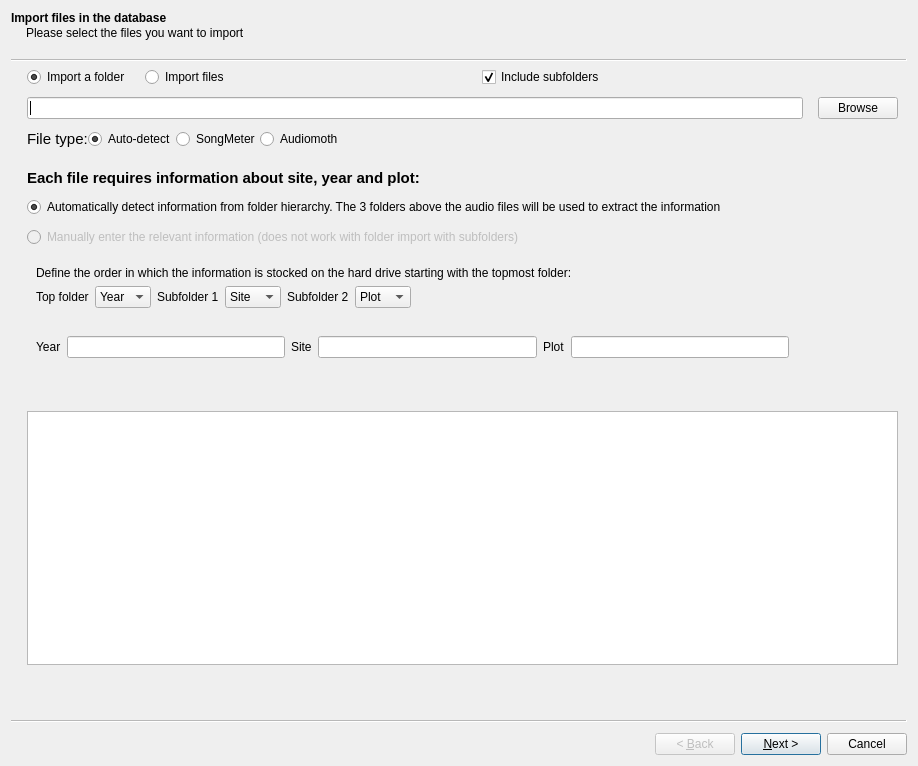
<?xml version="1.0" encoding="UTF-8"?>
<ui version="4.0">
 <class>FileImport</class>
 <widget class="QWizard" name="FileImport">
  <property name="geometry">
   <rect>
    <x>0</x>
    <y>0</y>
    <width>918</width>
    <height>766</height>
   </rect>
  </property>
  <property name="windowTitle">
   <string>Wizard</string>
  </property>
  <widget class="QWizardPage" name="wizardPage1">
   <property name="title">
    <string>Import files in the database</string>
   </property>
   <property name="subTitle">
    <string>Please select the files you want to import</string>
   </property>
   <widget class="QWidget" name="layoutWidget">
    <property name="geometry">
     <rect>
      <x>0</x>
      <y>0</y>
      <width>891</width>
      <height>598</height>
     </rect>
    </property>
    <layout class="QGridLayout" name="gridLayout">
     <property name="leftMargin">
      <number>10</number>
     </property>
     <property name="rightMargin">
      <number>10</number>
     </property>
     <property name="horizontalSpacing">
      <number>15</number>
     </property>
     <property name="verticalSpacing">
      <number>10</number>
     </property>
     <item row="9" column="0" colspan="4">
      <spacer name="verticalSpacer">
       <property name="orientation">
        <enum>Qt::Vertical</enum>
       </property>
       <property name="sizeType">
        <enum>QSizePolicy::Fixed</enum>
       </property>
       <property name="sizeHint" stdset="0">
        <size>
         <width>20</width>
         <height>10</height>
        </size>
       </property>
      </spacer>
     </item>
     <item row="1" column="0" colspan="3">
      <widget class="QLineEdit" name="input_src_path">
       <property name="sizePolicy">
        <sizepolicy hsizetype="MinimumExpanding" vsizetype="Fixed">
         <horstretch>0</horstretch>
         <verstretch>0</verstretch>
        </sizepolicy>
       </property>
       <property name="maximumSize">
        <size>
         <width>16777215</width>
         <height>16777215</height>
        </size>
       </property>
      </widget>
     </item>
     <item row="0" column="0">
      <widget class="QRadioButton" name="radio_folder">
       <property name="sizePolicy">
        <sizepolicy hsizetype="Maximum" vsizetype="Fixed">
         <horstretch>0</horstretch>
         <verstretch>0</verstretch>
        </sizepolicy>
       </property>
       <property name="text">
        <string>Import a folder</string>
       </property>
       <property name="checked">
        <bool>true</bool>
       </property>
       <attribute name="buttonGroup">
        <string notr="true">radio_is_folder</string>
       </attribute>
      </widget>
     </item>
     <item row="11" column="0" colspan="4">
      <widget class="QTextEdit" name="log_console"/>
     </item>
     <item row="0" column="1">
      <widget class="QRadioButton" name="radio_file">
       <property name="sizePolicy">
        <sizepolicy hsizetype="Preferred" vsizetype="Fixed">
         <horstretch>0</horstretch>
         <verstretch>0</verstretch>
        </sizepolicy>
       </property>
       <property name="minimumSize">
        <size>
         <width>0</width>
         <height>0</height>
        </size>
       </property>
       <property name="text">
        <string>Import files</string>
       </property>
       <property name="checked">
        <bool>false</bool>
       </property>
       <attribute name="buttonGroup">
        <string notr="true">radio_is_folder</string>
       </attribute>
      </widget>
     </item>
     <item row="1" column="3">
      <widget class="QPushButton" name="btn_browse_src">
       <property name="sizePolicy">
        <sizepolicy hsizetype="Maximum" vsizetype="Fixed">
         <horstretch>0</horstretch>
         <verstretch>0</verstretch>
        </sizepolicy>
       </property>
       <property name="text">
        <string>Browse</string>
       </property>
      </widget>
     </item>
     <item row="0" column="2">
      <widget class="QCheckBox" name="checkbox_subfolders">
       <property name="sizePolicy">
        <sizepolicy hsizetype="Minimum" vsizetype="Fixed">
         <horstretch>0</horstretch>
         <verstretch>0</verstretch>
        </sizepolicy>
       </property>
       <property name="text">
        <string>Include subfolders</string>
       </property>
       <property name="checked">
        <bool>true</bool>
       </property>
      </widget>
     </item>
     <item row="8" column="0" colspan="4">
      <widget class="QWidget" name="site_manual" native="true">
       <layout class="QHBoxLayout" name="horizontalLayout">
        <item>
         <widget class="QLabel" name="label_8">
          <property name="sizePolicy">
           <sizepolicy hsizetype="Maximum" vsizetype="Preferred">
            <horstretch>0</horstretch>
            <verstretch>0</verstretch>
           </sizepolicy>
          </property>
          <property name="text">
           <string>Year</string>
          </property>
         </widget>
        </item>
        <item>
         <widget class="QLineEdit" name="input_year">
          <property name="sizePolicy">
           <sizepolicy hsizetype="Preferred" vsizetype="Fixed">
            <horstretch>0</horstretch>
            <verstretch>0</verstretch>
           </sizepolicy>
          </property>
         </widget>
        </item>
        <item>
         <widget class="QLabel" name="label">
          <property name="sizePolicy">
           <sizepolicy hsizetype="Maximum" vsizetype="Preferred">
            <horstretch>0</horstretch>
            <verstretch>0</verstretch>
           </sizepolicy>
          </property>
          <property name="text">
           <string>Site</string>
          </property>
         </widget>
        </item>
        <item>
         <widget class="QLineEdit" name="input_site">
          <property name="sizePolicy">
           <sizepolicy hsizetype="Preferred" vsizetype="Fixed">
            <horstretch>0</horstretch>
            <verstretch>0</verstretch>
           </sizepolicy>
          </property>
         </widget>
        </item>
        <item>
         <widget class="QLabel" name="label_4">
          <property name="sizePolicy">
           <sizepolicy hsizetype="Maximum" vsizetype="Preferred">
            <horstretch>0</horstretch>
            <verstretch>0</verstretch>
           </sizepolicy>
          </property>
          <property name="text">
           <string>Plot</string>
          </property>
         </widget>
        </item>
        <item>
         <widget class="QLineEdit" name="input_plot">
          <property name="sizePolicy">
           <sizepolicy hsizetype="Preferred" vsizetype="Fixed">
            <horstretch>0</horstretch>
            <verstretch>0</verstretch>
           </sizepolicy>
          </property>
         </widget>
        </item>
        <item>
         <spacer name="horizontalSpacer">
          <property name="orientation">
           <enum>Qt::Horizontal</enum>
          </property>
          <property name="sizeType">
           <enum>QSizePolicy::Minimum</enum>
          </property>
          <property name="sizeHint" stdset="0">
           <size>
            <width>100</width>
            <height>20</height>
           </size>
          </property>
         </spacer>
        </item>
       </layout>
      </widget>
     </item>
     <item row="10" column="0" colspan="4">
      <widget class="QLabel" name="lbl_status">
       <property name="sizePolicy">
        <sizepolicy hsizetype="Preferred" vsizetype="Fixed">
         <horstretch>0</horstretch>
         <verstretch>0</verstretch>
        </sizepolicy>
       </property>
       <property name="text">
        <string/>
       </property>
      </widget>
     </item>
     <item row="7" column="0" colspan="4">
      <widget class="QWidget" name="site_auto" native="true">
       <layout class="QGridLayout" name="gridLayout_2">
        <property name="leftMargin">
         <number>9</number>
        </property>
        <property name="topMargin">
         <number>9</number>
        </property>
        <property name="rightMargin">
         <number>9</number>
        </property>
        <property name="bottomMargin">
         <number>9</number>
        </property>
        <item row="0" column="0">
         <widget class="QLabel" name="label_2">
          <property name="sizePolicy">
           <sizepolicy hsizetype="Maximum" vsizetype="Preferred">
            <horstretch>0</horstretch>
            <verstretch>0</verstretch>
           </sizepolicy>
          </property>
          <property name="text">
           <string>Define the order in which the information is stocked on the hard drive starting with the topmost folder:</string>
          </property>
         </widget>
        </item>
        <item row="1" column="0">
         <layout class="QHBoxLayout" name="horizontalLayout_2">
          <item>
           <widget class="QLabel" name="label_5">
            <property name="sizePolicy">
             <sizepolicy hsizetype="Maximum" vsizetype="Preferred">
              <horstretch>0</horstretch>
              <verstretch>0</verstretch>
             </sizepolicy>
            </property>
            <property name="text">
             <string>Top folder</string>
            </property>
           </widget>
          </item>
          <item>
           <widget class="QComboBox" name="idx_2">
            <property name="sizePolicy">
             <sizepolicy hsizetype="Maximum" vsizetype="Fixed">
              <horstretch>0</horstretch>
              <verstretch>0</verstretch>
             </sizepolicy>
            </property>
            <item>
             <property name="text">
              <string>Year</string>
             </property>
            </item>
            <item>
             <property name="text">
              <string>Site</string>
             </property>
            </item>
            <item>
             <property name="text">
              <string>Plot</string>
             </property>
            </item>
           </widget>
          </item>
          <item>
           <widget class="QLabel" name="label_7">
            <property name="sizePolicy">
             <sizepolicy hsizetype="Maximum" vsizetype="Preferred">
              <horstretch>0</horstretch>
              <verstretch>0</verstretch>
             </sizepolicy>
            </property>
            <property name="text">
             <string>Subfolder 1</string>
            </property>
           </widget>
          </item>
          <item>
           <widget class="QComboBox" name="idx_1">
            <property name="sizePolicy">
             <sizepolicy hsizetype="Maximum" vsizetype="Fixed">
              <horstretch>0</horstretch>
              <verstretch>0</verstretch>
             </sizepolicy>
            </property>
            <property name="currentIndex">
             <number>1</number>
            </property>
            <item>
             <property name="text">
              <string>Year</string>
             </property>
            </item>
            <item>
             <property name="text">
              <string>Site</string>
             </property>
            </item>
            <item>
             <property name="text">
              <string>Plot</string>
             </property>
            </item>
           </widget>
          </item>
          <item>
           <widget class="QLabel" name="label_6">
            <property name="sizePolicy">
             <sizepolicy hsizetype="Maximum" vsizetype="Preferred">
              <horstretch>0</horstretch>
              <verstretch>0</verstretch>
             </sizepolicy>
            </property>
            <property name="text">
             <string>Subfolder 2</string>
            </property>
           </widget>
          </item>
          <item>
           <widget class="QComboBox" name="idx_3">
            <property name="sizePolicy">
             <sizepolicy hsizetype="Maximum" vsizetype="Fixed">
              <horstretch>0</horstretch>
              <verstretch>0</verstretch>
             </sizepolicy>
            </property>
            <property name="currentIndex">
             <number>2</number>
            </property>
            <item>
             <property name="text">
              <string>Year</string>
             </property>
            </item>
            <item>
             <property name="text">
              <string>Site</string>
             </property>
            </item>
            <item>
             <property name="text">
              <string>Plot</string>
             </property>
            </item>
           </widget>
          </item>
          <item>
           <spacer name="horizontalSpacer_2">
            <property name="orientation">
             <enum>Qt::Horizontal</enum>
            </property>
            <property name="sizeHint" stdset="0">
             <size>
              <width>40</width>
              <height>20</height>
             </size>
            </property>
           </spacer>
          </item>
         </layout>
        </item>
       </layout>
      </widget>
     </item>
     <item row="6" column="0" colspan="4">
      <layout class="QHBoxLayout" name="horizontalLayout_4">
       <item>
        <widget class="QRadioButton" name="radio_site_manual">
         <property name="enabled">
          <bool>false</bool>
         </property>
         <property name="text">
          <string>Manually enter the relevant information (does not work with folder import with subfolders)</string>
         </property>
         <attribute name="buttonGroup">
          <string notr="true">radio_site_info</string>
         </attribute>
        </widget>
       </item>
      </layout>
     </item>
     <item row="3" column="0" colspan="4">
      <spacer name="verticalSpacer_2">
       <property name="orientation">
        <enum>Qt::Vertical</enum>
       </property>
       <property name="sizeType">
        <enum>QSizePolicy::Fixed</enum>
       </property>
       <property name="sizeHint" stdset="0">
        <size>
         <width>20</width>
         <height>10</height>
        </size>
       </property>
      </spacer>
     </item>
     <item row="4" column="0" colspan="3">
      <widget class="QLabel" name="label_9">
       <property name="font">
        <font>
         <pointsize>11</pointsize>
         <weight>75</weight>
         <bold>true</bold>
        </font>
       </property>
       <property name="text">
        <string>Each file requires information about site, year and plot:</string>
       </property>
      </widget>
     </item>
     <item row="5" column="0" colspan="4">
      <layout class="QHBoxLayout" name="horizontalLayout_3">
       <item>
        <widget class="QRadioButton" name="radio_site_auto">
         <property name="sizePolicy">
          <sizepolicy hsizetype="Preferred" vsizetype="Fixed">
           <horstretch>0</horstretch>
           <verstretch>0</verstretch>
          </sizepolicy>
         </property>
         <property name="text">
          <string>Automatically detect information from folder hierarchy. The 3 folders above the audio files will be used to extract the information</string>
         </property>
         <property name="checked">
          <bool>true</bool>
         </property>
         <attribute name="buttonGroup">
          <string notr="true">radio_site_info</string>
         </attribute>
        </widget>
       </item>
      </layout>
     </item>
     <item row="2" column="0" colspan="2">
      <layout class="QHBoxLayout" name="horizontalLayout_6">
       <item>
        <widget class="QLabel" name="label_3">
         <property name="sizePolicy">
          <sizepolicy hsizetype="Fixed" vsizetype="Preferred">
           <horstretch>0</horstretch>
           <verstretch>0</verstretch>
          </sizepolicy>
         </property>
         <property name="font">
          <font>
           <pointsize>11</pointsize>
           <weight>50</weight>
           <bold>false</bold>
          </font>
         </property>
         <property name="text">
          <string>File type:</string>
         </property>
         <property name="margin">
          <number>5</number>
         </property>
        </widget>
       </item>
       <item>
        <widget class="QRadioButton" name="radio_type_auto">
         <property name="enabled">
          <bool>true</bool>
         </property>
         <property name="sizePolicy">
          <sizepolicy hsizetype="Maximum" vsizetype="Fixed">
           <horstretch>0</horstretch>
           <verstretch>0</verstretch>
          </sizepolicy>
         </property>
         <property name="text">
          <string>Auto-detect</string>
         </property>
         <property name="checked">
          <bool>true</bool>
         </property>
         <attribute name="buttonGroup">
          <string notr="true">radio_type</string>
         </attribute>
        </widget>
       </item>
       <item>
        <widget class="QRadioButton" name="radio_type_sm">
         <property name="sizePolicy">
          <sizepolicy hsizetype="Maximum" vsizetype="Fixed">
           <horstretch>0</horstretch>
           <verstretch>0</verstretch>
          </sizepolicy>
         </property>
         <property name="text">
          <string>SongMeter</string>
         </property>
         <attribute name="buttonGroup">
          <string notr="true">radio_type</string>
         </attribute>
        </widget>
       </item>
       <item>
        <widget class="QRadioButton" name="radio_type_am">
         <property name="sizePolicy">
          <sizepolicy hsizetype="Preferred" vsizetype="Fixed">
           <horstretch>0</horstretch>
           <verstretch>0</verstretch>
          </sizepolicy>
         </property>
         <property name="text">
          <string>Audiomoth</string>
         </property>
         <attribute name="buttonGroup">
          <string notr="true">radio_type</string>
         </attribute>
        </widget>
       </item>
      </layout>
     </item>
    </layout>
   </widget>
  </widget>
  <widget class="QWizardPage" name="wizardPage2"/>
  <widget class="QWizardPage" name="wizardPage"/>
  <widget class="QWizardPage" name="wizardPage_2"/>
 </widget>
 <resources/>
 <connections/>
 <buttongroups>
  <buttongroup name="radio_type"/>
  <buttongroup name="radio_is_folder"/>
  <buttongroup name="radio_site_info"/>
 </buttongroups>
</ui>
